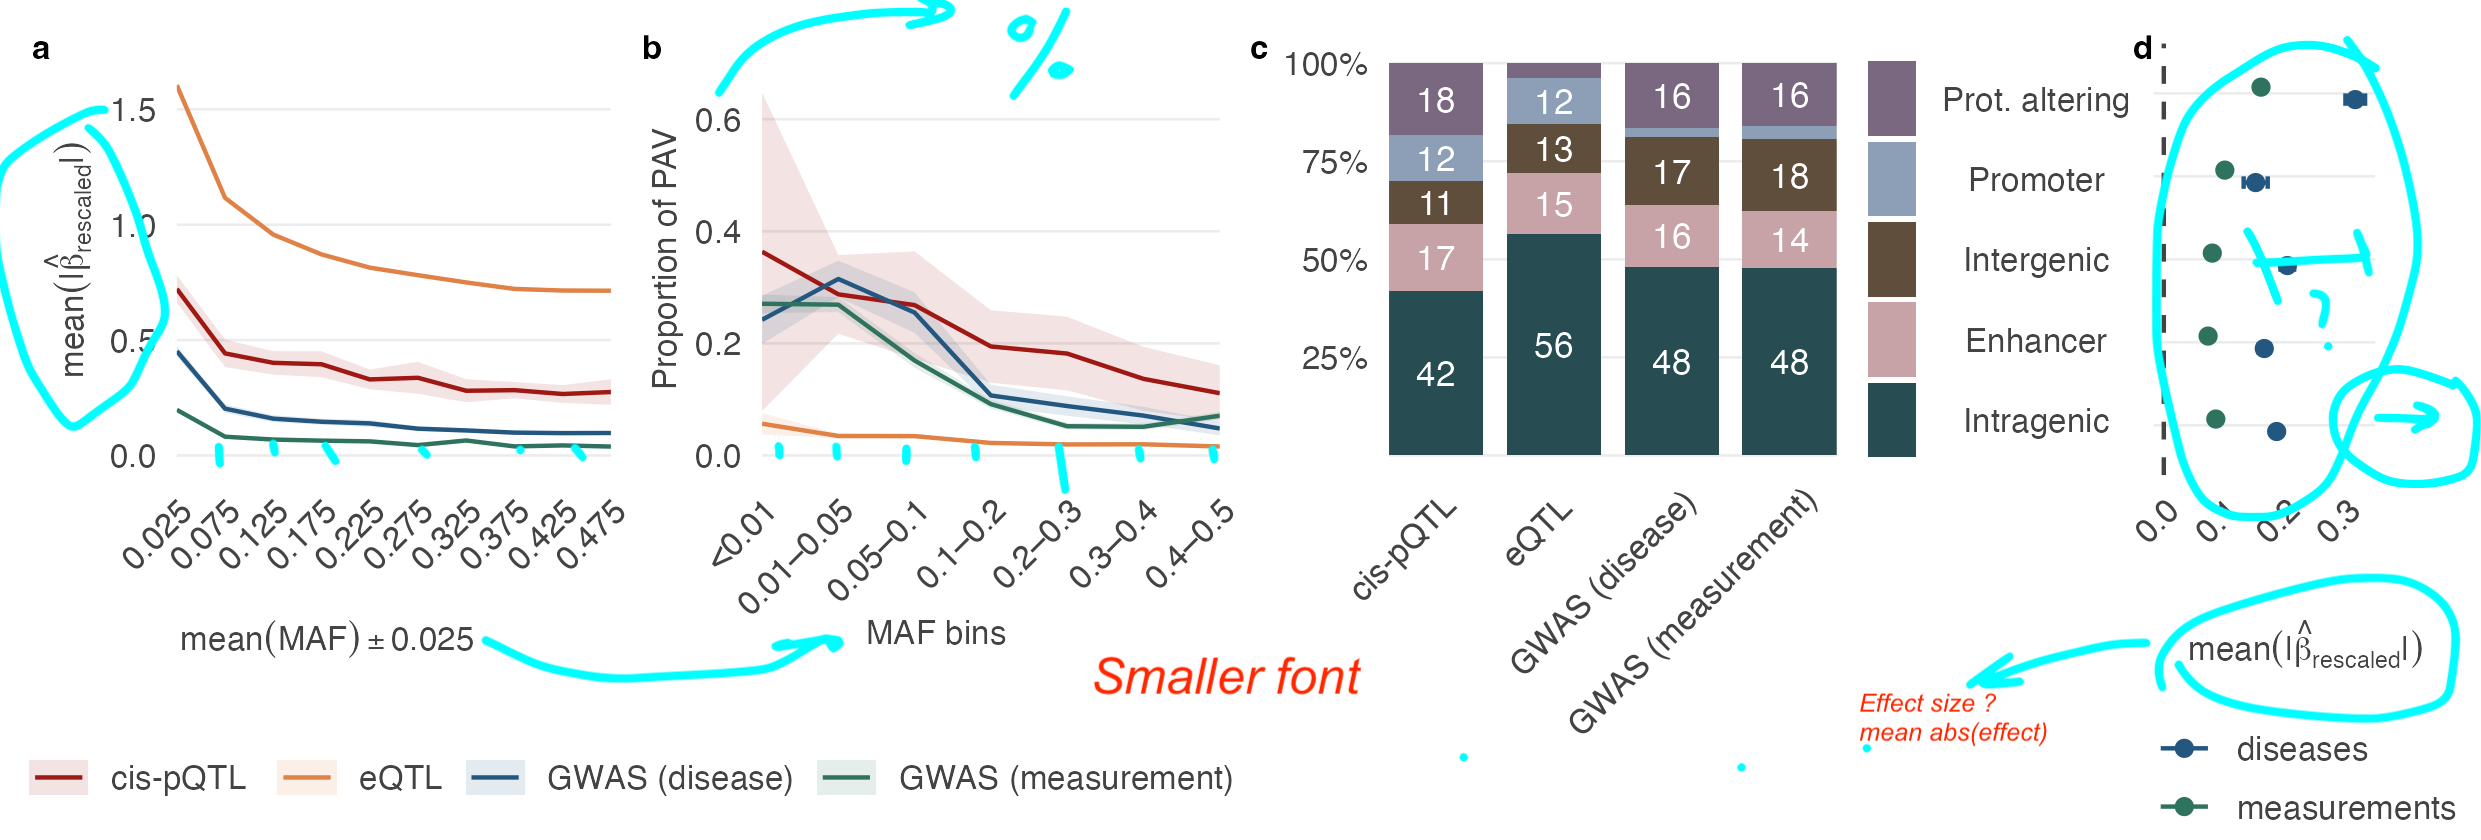

This chart was generated by the following R code:
## Script to generate Figure 2 for the manuscript
# The script requires the intermediate data files generated in
# chapters/02-analysis/02-variant-effects

suppressPackageStartupMessages({
  library(dplyr)
  library(ggplot2)
  library(readr)
  library(cowplot)
  library(patchwork)
})

tryCatch(
  {
    setwd("chapters/03-manuscript-figures/figure_2")
  },
  error = function(e) {
    message(
      "Could not set working directory"
    )
  }
)


data_2a_path <- "data/figure_2_a.csv"
data_2b_path <- "data/figure_2_b.csv"
stopifnot(file.exists(data_2a_path))
stopifnot(file.exists(data_2b_path))

data_2a <- readr::read_csv(data_2a_path)
data_2b <- readr::read_csv(data_2b_path)


data_2c_path <- "data/figure_2_c.csv"
data_2d_path <- "data/figure_2_d.csv"
stopifnot(file.exists(data_2c_path))
stopifnot(file.exists(data_2d_path))

data_2c <- readr::read_csv(data_2c_path)
data_2d <- readr::read_csv(data_2d_path)


# Theme to mimic matplotlib styling (Helvetica, light grid, no spines)
base_theme <- theme_minimal() +
  theme(
    text = element_text(face = "plain", color = "#434343"),
    plot.title = element_text(
      face = "plain",
      size = 10,
      hjust = 0.5,
      color = "#434343"
    ),
    axis.title = element_text(size = 8, face = "plain", color = "#434343"),
    axis.text = element_text(size = 8, face = "plain", color = "#434343"),
    axis.text.x = element_text(
      size = 8,
      margin = margin(t = 0, b = 0),
      color = "#434343",
      angle = 45,
      hjust = 0.9
    ),
    axis.title.x = element_text(
      size = 8,
      face = "plain",
      color = "#434343",
      margin = margin(t = 10)
    ),
    axis.ticks = element_line(color = "#8a8a8a", linewidth = 0.2),
    axis.ticks.length = unit(0.08, "cm"),
    panel.background = element_blank(),
    panel.grid.major = element_blank(),
    panel.grid.major.x = element_blank(),
    panel.grid.major.y = element_blank(),
    panel.grid.minor = element_blank(),
    panel.border = element_blank(),
    axis.line = element_line(color = "#8a8a8a", linewidth = 0.3),
    legend.position = "right",
    legend.title = element_blank(),
    legend.text = element_text(face = "plain", color = "#434343", size = 8)
  )

# Define colors (shared by plot a and plot b)
colors <- c(
  "cis-pqtl" = "#A01813",
  "eqtl" = "#E08145",
  "gwas-disease" = "#245780",
  "gwas-measurement" = "#2F735F"
)

# Ensure studyType has a consistent order across both plots
studytype_levels <- c("cis-pqtl", "eqtl", "gwas-disease", "gwas-measurement")

# ---- Plot A ----

data_2a$studyType <- factor(
  data_2a$studyType,
  levels = studytype_levels
)

# X-axis breaks for plot a) (same as in the python version)
x_breaks_a <- sort(unique(data_2a$mafBinMidpoint))
x_labels_a <- sort(unique(data_2a$mafBinRange))
x_labels_a[x_labels_a == "0.01-0.05"] <- ""

# Calculate y-axis limits for plot a) to ensure all data is visible
max_y_a <- max(data_2a$avgAbsEstimatedBetaInBucketCIUpper)
y_upper_a <- ceiling(max_y_a * 10) / 10 # Round up to nearest 0.1


# Create plot a)
plot_a <- ggplot(
  data_2a,
  aes(
    x = mafBinMidpoint,
    y = avgAbsEstimatedBetaInBucket,
    color = studyType,
    fill = studyType,
    group = studyType
  )
) +
  geom_ribbon(
    aes(
      ymin = avgAbsEstimatedBetaInBucketCILower,
      ymax = avgAbsEstimatedBetaInBucketCIUpper
    ),
    alpha = 0.12,
    linewidth = 0,
    na.rm = TRUE
  ) +
  geom_line(linewidth = 0.3, na.rm = TRUE) +
  scale_color_manual(
    values = colors,
    breaks = names(colors),
    labels = c("cis-pQTL", "eQTL", "GWAS (disease)", "GWAS (measurement)"),
    name = "studyType"
  ) +
  scale_fill_manual(
    values = colors,
    breaks = names(colors),
    labels = c("cis-pQTL", "eQTL", "GWAS (disease)", "GWAS (measurement)"),
    name = "studyType"
  ) +
  scale_x_continuous(
    breaks = x_breaks_a,
    labels = x_labels_a,
    expand = c(0, 0)
  ) +
  labs(
    x = "MAF bins",
    y = expression(mean("|" * hat(beta) * "|"))
  ) +
  base_theme +
  coord_cartesian(ylim = c(0, y_upper_a)) +
  theme(
    plot.margin = margin(t = 5, r = 5, b = 15, l = 5),
    axis.title.x = element_text(
      size = 8,
      face = "plain",
      color = "#434343",
      margin = margin(t = 2)
    ),
    axis.title.y = element_text(size = 8, face = "plain", color = "#434343"),
    legend.position = "none" # Legend will be placed at bottom
  )

# ---- Plot B ----

# Ensure study type has the same factor levels as plot a)
data_2b$studyType <- factor(
  data_2b$studyType,
  levels = studytype_levels
)

# Define bins and labels
x_labels_b <- sort(unique(data_2b$mafBinRange))
x_labels_b[x_labels_b == "0.01-0.05"] <- ""
x_breaks_b <- sort(unique(data_2b$mafBinMidpoint))

# Calculate y-axis limits to ensure all data is visible in plot b)
max_y <- max(data_2b$alteringProportionInBucketCIUpper)
y_upper <- ceiling(max_y * 10) / 10 # Round up to nearest 0.1

# Create plot b)
plot_b <- ggplot(
  data_2b,
  aes(
    x = mafBinMidpoint,
    y = alteringProportionInBucket,
    color = studyType,
    fill = studyType,
    group = studyType
  )
) +
  geom_ribbon(
    aes(
      ymin = alteringProportionInBucketCILower,
      ymax = alteringProportionInBucketCIUpper
    ),
    alpha = 0.12,
    linewidth = 0,
    na.rm = TRUE
  ) +
  geom_line(linewidth = 0.3, na.rm = TRUE) +
  scale_color_manual(
    values = colors,
    breaks = names(colors),
    labels = c("cis-pQTL", "eQTL", "GWAS (disease)", "GWAS (measurement)"),
    name = "studyType"
  ) +
  scale_fill_manual(
    values = colors,
    breaks = names(colors),
    labels = c("cis-pQTL", "eQTL", "GWAS (disease)", "GWAS (measurement)"),
    name = "studyType"
  ) +
  scale_x_continuous(
    breaks = x_breaks_b,
    labels = x_labels_b,
    expand = c(0, 0)
  ) +
  labs(
    x = "MAF bins",
    y = "Proportion of PAV"
  ) +
  base_theme +
  coord_cartesian(ylim = c(0, max(y_upper, 0.6))) +
  theme(
    plot.margin = margin(t = 5, r = 5, b = 15, l = 5),
    axis.title.x = element_text(
      size = 8,
      face = "plain",
      color = "#434343",
      margin = margin(t = 2)
    ),
    axis.title.y = element_text(size = 8, face = "plain", color = "#434343"),
    legend.position = "none" # Legend will be placed at bottom
  )

# ---- Plot C ----

# Categorical palette for consequence categories (used in plot c)
categorical_dark_colors <- c(
  "#BC3A19",
  "#E08145",
  "#E6CA9C",
  "#9EBAA8",
  "#2F735F"
)


fill_label_order <- c(
  "protein_altering",
  "intragenic",
  "promoter",
  "enhancer",
  "intergenic"
)


# Format labels: show rounded integers for segments > 5%
data_c <- data_2c %>%
  mutate(
    pConsequenceLabel = ifelse(
      pConsequenceValue > 10.0,
      sprintf("%.0f", round(pConsequenceValue)),
      ""
    ),
    percentage = pConsequenceValue / 100,
    consequenceCategory = factor(
      consequenceCategory,
      levels = fill_label_order
    )
  )

plot_c <- ggplot(
  data_c,
  aes(
    x = studyType,
    y = percentage,
    fill = consequenceCategory
  )
) +
  geom_col(width = 0.7, position = "stack") +
  geom_text(
    aes(label = pConsequenceLabel),
    position = position_stack(vjust = 0.5),
    colour = "white",
    size = 3
  ) +
  scale_y_continuous(
    expand = c(0, 0),
    labels = function(x) {
      # Remove 0 label and remove % from all labels
      ifelse(x == 0, "", sprintf("%.0f", x * 100))
    }
  ) +
  scale_x_discrete(
    labels = c(
      "cis-pqtl" = "cis-pQTL",
      "eqtl" = "eQTL",
      "gwas-disease" = "GWAS (disease)",
      "gwas-measurement" = "GWAS (measurement)"
    )
  ) +
  scale_fill_manual(
    values = categorical_dark_colors,
    name = "Consequence category"
  ) +
  labs(
    x = "",
    y = "%"
  ) +
  base_theme +
  theme(
    # aspect.ratio = 1.2,
    axis.ticks = element_blank(),
    axis.line = element_blank(),
    legend.position = "right",
    legend.text = element_text(size = 8, hjust = 0.5),
    legend.key.size = unit(0.45, "cm"),
    legend.key.height = unit(0.59, "cm"),
    legend.box.spacing = unit(0.05, "cm"),
    legend.spacing = unit(0.5, "cm"),
    axis.text.x = element_text(
      size = 8,
      margin = margin(t = 0, b = 0),
      color = "#434343",
      angle = 45,
      hjust = 0.95
    ),
    axis.title.x = element_text(
      size = 8,
      face = "plain",
      color = "#434343",
      margin = margin(t = 10)
    ),
    panel.spacing.x = unit(0, "cm"), # Reduce spacing between panels
    plot.margin = margin(t = 5, r = 0, b = 15, l = 0)
  )

# ---- Plot D ----

data_d <- data_2d |>
  dplyr::mutate(
    consequenceCategory = factor(
      consequenceCategory,
      # Reverse order as we flip the plot
      levels = rev(fill_label_order)
    ),
    studyType = case_when(
      studyType == "gwas-measurement" ~ "measurements",
      studyType == "gwas-disease" ~ "diseases",
    )
  )

position_dodge_w <- position_dodge(width = 0.3)

plot_d <- ggplot(
  data_d,
  aes(
    x = avgMaxAbsEstimatedBeta,
    y = consequenceCategory,
    color = studyType,
    group = studyType
  )
) +
  geom_errorbar(
    aes(
      xmin = CILower,
      xmax = CIUpper
    ),
    width = 0.3,
    linewidth = 0.3,
    position = position_dodge_w
  ) +
  geom_point(
    position = position_dodge_w,
    size = 1
  ) +
  scale_color_manual(
    values = c("diseases" = "#4F97CF", "measurements" = "#245780"),
    name = "Study type"
  ) +
  guides(
    color = guide_legend(
      nrow = 2, # 2 rows
      byrow = TRUE # Fill horizontally first
    )
  ) +
  labs(
    x = expression(mean("|" * hat(beta) * "|")),
    y = ""
  ) +
  base_theme +
  theme(
    legend.position = "bottom",
    legend.text = element_text(size = 8),
    legend.key.size = unit(0.5, "cm"),
    legend.direction = "horizontal",
    # legend.spacing.y = unit(0, "cm"),
    legend.box.spacing = unit(0.1, "cm"),
    legend.margin = margin(t = 0, r = 0, b = 0, l = 0),
    axis.text.x = element_text(
      size = 8,
      color = "#434343",
      angle = 45,
      hjust = 0.9,
      margin = margin(t = 0, b = 0)
    ),
    axis.text.y = element_blank(),
    axis.title.x = element_text(
      size = 8,
      face = "plain",
      color = "#434343",
      margin = margin(t = -8),
      hjust = 0.2
    ),
    axis.title.y = element_blank(),
    plot.margin = margin(t = 5, r = 20, b = 15, l = 0)
  )

# ---- Combine all plots horizontally using cowplot ----

# extract axis titles using get_plot_component (cowplot function)
axis_title_a <- get_plot_component(plot_a, "xlab-b", return_all = TRUE)
axis_title_b <- get_plot_component(plot_b, "xlab-b", return_all = TRUE)
axis_title_c <- get_plot_component(plot_c, "xlab-b", return_all = TRUE)
axis_title_d <- get_plot_component(plot_d, "xlab-b", return_all = TRUE)


rel_widths <- c(1, 0.1, 1, 0.1, 1.5, 0.1, 1 / 2)  # gap a-b, gap b-c, gap c-d
spacer <- ggplot() + theme_void()

# Combine plots A and B without legends
plots_abcd <- plot_grid(
  plot_a + theme(legend.position = "none", axis.title.x = element_blank()),
  spacer,
  plot_b + theme(legend.position = "none", axis.title.x = element_blank()),
  spacer,
  plot_c + theme(legend.position = "right", axis.title.x = element_blank()),
  spacer,
  plot_d + theme(legend.position = "none", axis.title.x = element_blank()),
  nrow = 1,
  align = "h",
  rel_widths = rel_widths,
  labels = c("a", "", "b", "", "c", "", "d"),
  label_size = 8,
  label_x = c(0, 0, -0.02, 0, -0.02, 0, -0.2)
)

# Combine plots A and B without legends
plots_abcd_x_axes <- plot_grid(
  axis_title_a,
  spacer,
  axis_title_b,
  spacer,
  axis_title_c,
  spacer,
  axis_title_d,
  nrow = 1,
  align = "h",
  rel_widths = rel_widths
)

# Extract legend from plot A (same legend for A and B)
legend_ab <- get_legend(
  plot_a +
    theme(
      legend.position = "bottom",
      legend.direction = "horizontal",
      legend.text = element_text(size = 8),
      legend.key.size = unit(0.3, "cm"), # Adjust key size if needed
      legend.key.width = unit(0.5, "cm") # Adjust key width for horizontal legend
    )
)

legend_c <- ggplot() +
  theme_void()

legend_d <- get_legend(
  plot_d +
    theme(
      legend.position = "bottom",
      legend.direction = "horizontal",
      legend.text = element_text(size = 8), # Half of the default size 12
      legend.key.size = unit(0.3, "cm"), # Adjust key size if needed
      legend.key.width = unit(0.5, "cm") # Adjust key width for horizontal legend
    )
)

rel_widths_ab_merged <- c(
  rel_widths[1] + rel_widths[2] + rel_widths[3],
  rel_widths[4] + rel_widths[5],
  rel_widths[6] + rel_widths[7]
)

plot_legend_abcd <- plot_grid(
  spacer,
  legend_ab,
  legend_c,
  legend_d,
  nrow = 1,
  align = "h",
  rel_widths = c(0.3, rel_widths_ab_merged[1] - 0.3, rel_widths_ab_merged[2], rel_widths_ab_merged[3]),
  label_size = 8
)


plots_abcd_x_axes_with_plots <- plot_grid(
  plots_abcd,
  plots_abcd_x_axes,
  nrow = 2,
  rel_heights = c(1, 0.2)
)


# Overlay plot_b on plot_a
plot_overlaid <- plots_abcd +
  inset_element(
    plots_abcd_x_axes,
    0,
    0.8,
    1,
    0.3,
    align_to = "full"
  )

plot_overlaid_with_legend <- plot_overlaid +
  inset_element(
    plot_legend_abcd,
    0,
    0.15,
    1,
    0.15,
    align_to = "full"
  )

ggsave(
  "figure_2_final.png",
  plot = plot_overlaid_with_legend,
  width = 8.27,
  height = 2.5,
  dpi = 300,
  bg = "#ffffff"
)
